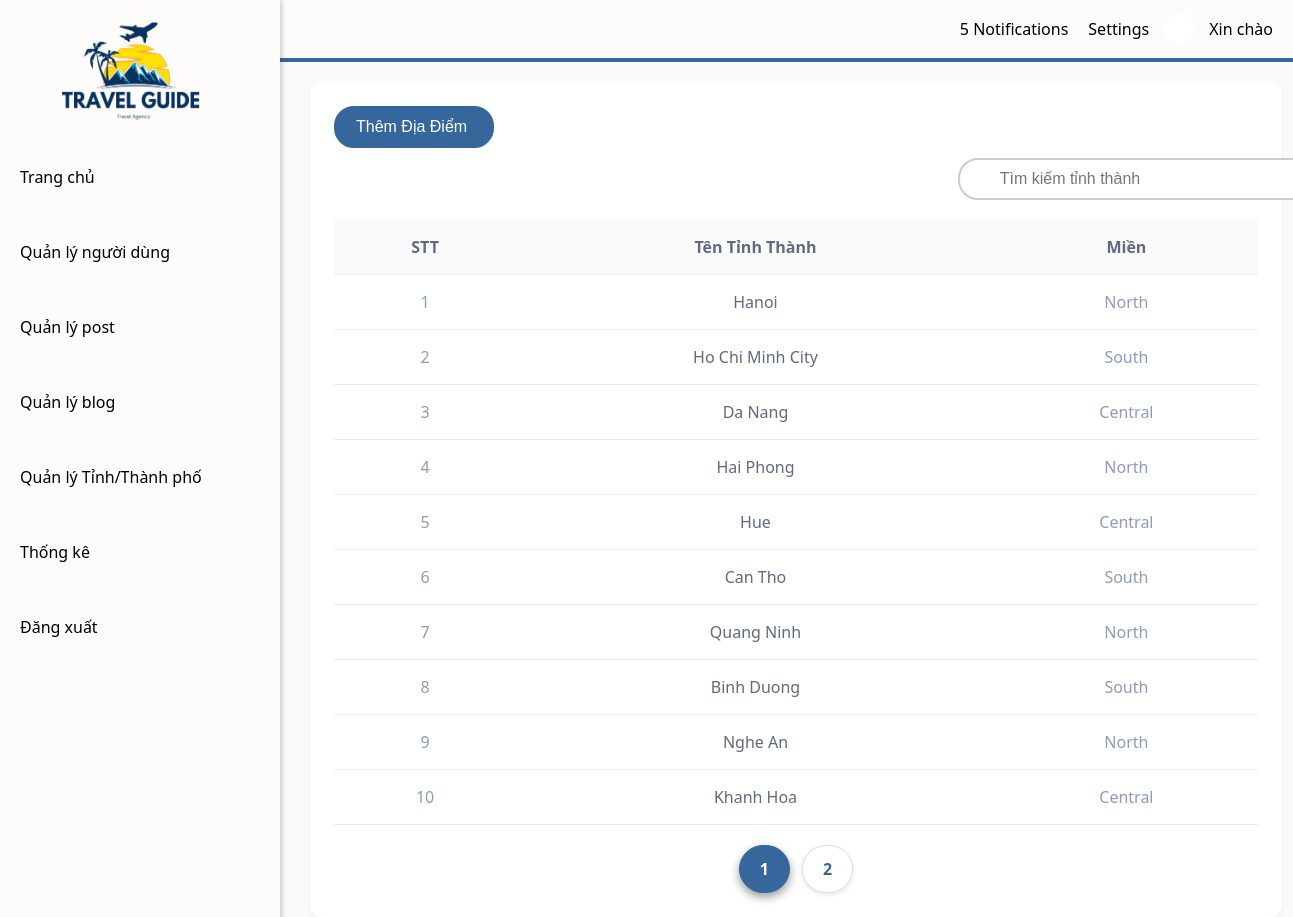
Page /src/Views/admin/province_management.php on the earlier database version.
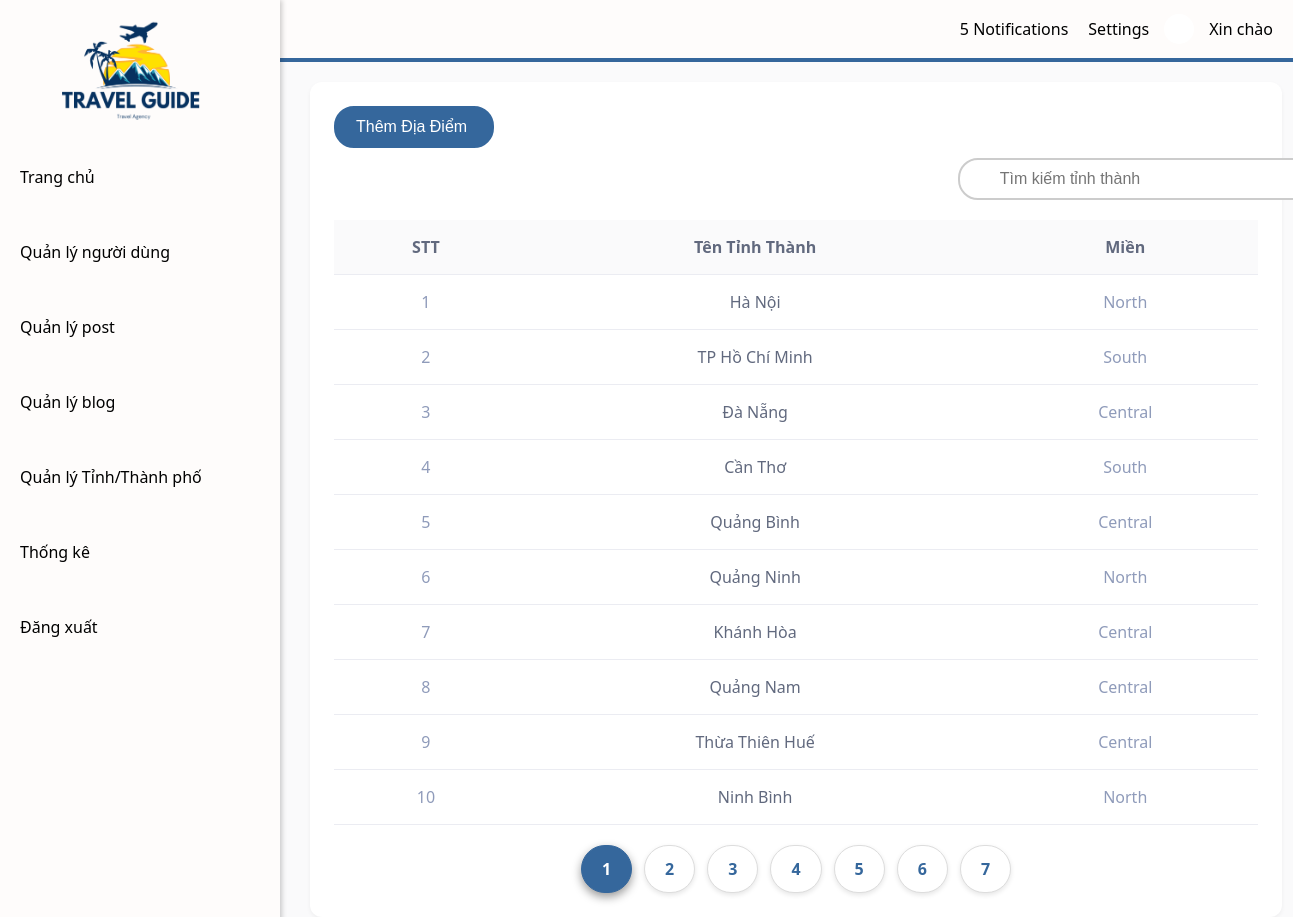
Same page on the later database version.
### tables this page shows
CREATE TABLE province (
  provinceID INT AUTO_INCREMENT PRIMARY KEY,
  provinceName VARCHAR(50) NOT NULL UNIQUE,
  provinceRegion VARCHAR(20) NOT NULL,
  status BOOLEAN NOT NULL DEFAULT TRUE
);

### src/Controllers/bothController.php (called while the page is built, shortened)
<?php
include_once __DIR__ . "/../config/config.php";
class bothController{
    private Config $conn;
    public function __construct()
    {
        $this->conn = new Config();
    }
    public function getAllProvinces() {
        $sql = "SELECT * FROM province";
        $get_query = mysqli_query($this->conn->connect(),$sql);
        return $get_query;
    }
    public function getProvinceOfPage($Start, $litmit){
        $sql = "SELECT * FROM province  LIMIT $Start, $litmit";
        $get_query = mysqli_query($this->conn->connect(),$sql);
        return $get_query;
    }
}
?>

### src/config/config.php (called while the page is built, shortened)
<?php
class Config {
    public function connect() {
        $hostname = "localhost";
        $username = "root";
        $password = "";
        $dbname = "vietnamtravel";
        $this->conn = mysqli_connect($hostname, $username, $password, $dbname) or die("Lỗi kết nối Database");
        return $this->conn;
    }
}

### src/Views/admin/province_management.php (the view, shortened to what this page needs)
<!DOCTYPE html>
<html lang="en">
<head>
    <link rel="stylesheet" href="../../../public/css/Admin/province_management.css">
    <link rel="stylesheet" href="../../../public/css/navbar.css">
    <link rel="stylesheet" href="../../../public/css/sidebar.css">
    <link rel="stylesheet" href="https://cdnjs.cloudflare.com/ajax/libs/font-awesome/4.7.0/css/font-awesome.min.css">
    <?php
        include_once "../../Controllers/bothController.php";
        $bothcontroller = new bothController();
        $provinces = $bothcontroller->getAllProvinces();
        $limit= 10;
        $stt = 1;
        $CountData = mysqli_num_rows($provinces);
        $countPage = ceil($CountData/$limit);
        if (isset($_GET['page'])) {
            $page = $_GET['page'];
        } else {
            $page = 1;
        }
        $Start = ($page - 1) * $limit;
        $stt1 = $Start+1;
        $provinceOfPage = $bothcontroller->getprovinceOfPage($Start,$limit);
    ?>
    <?php
        include_once "../../Controllers/bothController.php";
    ?>
</head>
<body>
<div class="main-content">
    <div class="province-management">
        <button class="add-destination-btn" id="open">
            Thêm Địa Điểm <ion-icon style="margin-left: 5px;" name="add-circle-outline"></ion-icon>
        </button>
        <div class="search-container">
            <input type="text" placeholder="Tìm kiếm tỉnh thành" class="search-bar" oninput="toggleIcon()">
        </div>
        <div class="table-wrapper">
            <table>
                <thead>
                <tr>
                    <th>STT</th>
                    <th>Tên Tỉnh Thành</th>
                    <th>Miền</th>
                </tr>
                </thead>
                <tbody id="province-List">
                    <?php
                        if(mysqli_num_rows($provinceOfPage)>0){
                            while($province = mysqli_fetch_array($provinceOfPage)){
                                ?>
                                    <tr onclick="toggleDestinations(<?php echo $stt?>)">
                                        <td><?php echo $stt1++; $stt++?></td>
                                        <td><?php echo $province['provinceName'] ?? 'Lỗi Hiển Thị'?></td>
                                        <td><?php echo $province['provinceRegion'] ?? 'Lỗi Hiển Thị'?></td>
                                    </tr>
                                        <?php
                            }
                        }
                        else{
                            echo "Không Lấy được dữ liệu";
                        }
                    ?>
                </tbody>
            </table>
            <div class="pagination">
                <?php
                    for ($i = 1; $i <= $countPage; $i++) {
                        $activeClass = ($i == $page) ? 'active' : '';
                        echo "<a class='page-btn $activeClass' href='?page=$i'>$i</a>";
                    }
                ?>
            </div>
        </div>
    </div>
</div>
</body>
</html>

### public/css/Admin/province_management.css (style rules this page uses)
body { font-family: system-ui, -apple-system, BlinkMacSystemFont, 'Segoe UI', Roboto, Oxygen, Ubuntu, Cantarell, 'Open Sans', 'Helvetica Neue', sans-serif; margin: 0; padding: 0; background-color: #fafafb; }
.main-content { margin-left: 310px; padding-top: 20px; width: calc(100% - 310px); }
.add-destination-btn { padding: 10px 20px; border: 2px solid #35679C; border-radius: 20px; cursor: pointer; font-size: 16px; display: flex; align-items: center; background-color: #35679C; color: #fff; margin-bottom: 10px; }
.province-management { background-color: white; width: 94%; border-radius: 12px; padding: 24px; box-shadow: 0 2px 4px rgba(0, 0, 0, 0.05); }
.search-container { position: relative; width: 100%; max-width: 300px; margin-left: 67.5%; margin-bottom: 20px; }
.search-bar { width: 100%; padding: 10px 40px; border: 2px solid #ccc; border-radius: 20px; font-size: 1rem; outline: none; }
.table-wrapper { background: white; border-radius: 12px; width: 100%; }
table { width: 100%; border-collapse: separate; border-spacing: 0; }
thead { background-color: #FAFAFB; }
th, td { padding: 16px; text-align: center; border-bottom: 1px solid #EBECF2; color: #61697e; }
tbody tr { transition: all 0.2s ease; }
td:first-child, td:nth-child(3), td:nth-child(5) { color: #8F9BBA; }
td:last-child { gap: 8px; }
.pagination { display: flex; justify-content: center; align-items: center; gap: 12px; margin-top: 20px; }
.page-btn { background-color: #ffffff; border: 1px solid #ddd; padding: 12px 20px; border-radius: 25px; cursor: pointer; font-weight: bold; color: #35679C; transition: background-color 0.3s ease, color 0.3s ease; font-size: 16px; box-shadow: 0 2px 5px rgba(0, 0, 0, 0.1); text-decoration-line: none; }
.page-btn.active { background-color: #35679C; color: white; border-color: #35679C; box-shadow: 0 4px 10px rgba(0, 0, 0, 0.4); }

Differences in the rows shown:
removed province: provinceName "Quang Ninh", provinceRegion "North"
removed province: provinceName "Binh Duong", provinceRegion "South"
removed province: provinceName "Nghe An", provinceRegion "North"
removed province: provinceName "Khanh Hoa", provinceRegion "Central"
changed province: provinceName "Hanoi" → "Hà Nội"
changed province: provinceName "Ho Chi Minh City" → "TP Hồ Chí Minh"
changed province: provinceName "Da Nang" → "Đà Nẵng"
changed province: provinceName "Hai Phong" → "Cần Thơ"; provinceRegion "North" → "South"
changed province: provinceName "Hue" → "Quảng Bình"
changed province: provinceName "Can Tho" → "Quảng Ninh"; provinceRegion "South" → "North"
added province: provinceName "Khánh Hòa", provinceRegion "Central"
added province: provinceName "Quảng Nam", provinceRegion "Central"
added province: provinceName "Thừa Thiên Huế", provinceRegion "Central"
added province: provinceName "Ninh Bình", provinceRegion "North"
Other differences:
new list line: "3"
new list line: "4"
new list line: "5"
new list line: "6"
new list line: "7"
